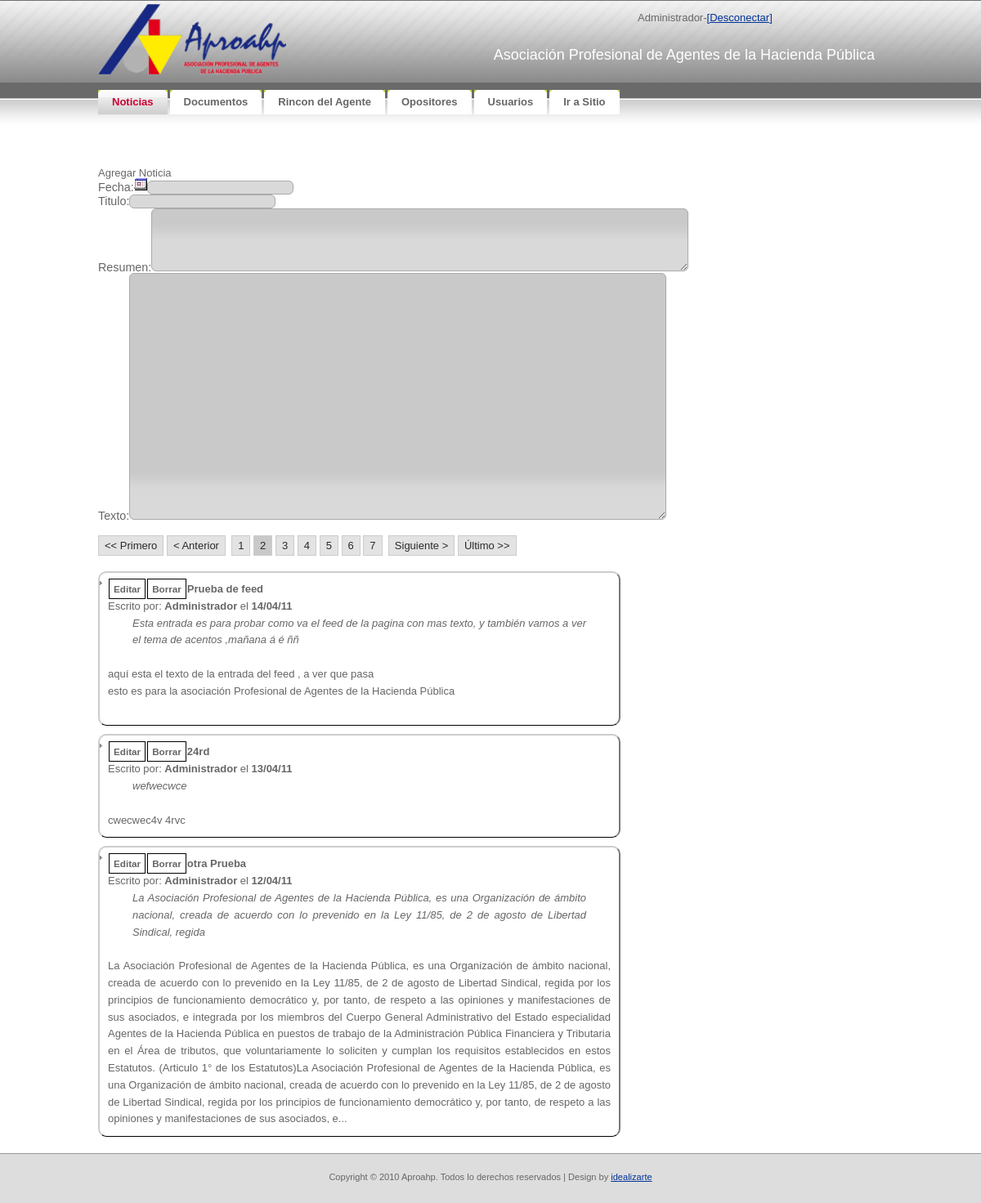
Before: /admin/index.php?pagenum=2 (signed in) with the older database file.
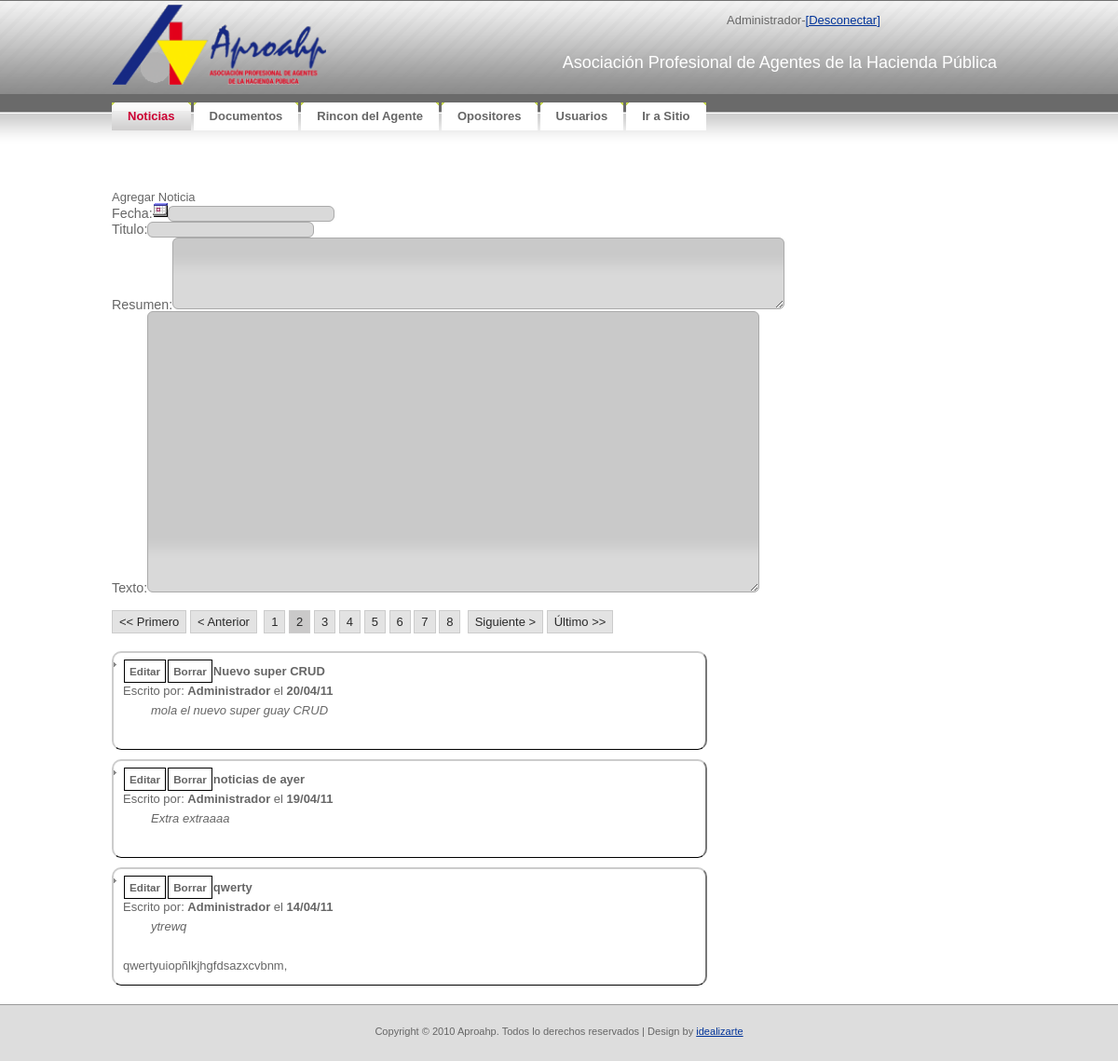
After: the same page with the newer database file.
### tables this page shows
CREATE TABLE IF NOT EXISTS `tbl_noticias` (
  `NOT_ID` bigint(20) NOT NULL AUTO_INCREMENT,
  `NOT_FECHA` timestamp NOT NULL DEFAULT CURRENT_TIMESTAMP,
  `NOT_Autor` bigint(20) NOT NULL,
  `NOT_Titulo` varchar(50) NOT NULL,
  `NOT_resumen` varchar(500) NOT NULL,
  `NOT_texto` text NOT NULL,
  PRIMARY KEY (`NOT_ID`)
);

CREATE TABLE IF NOT EXISTS `tbl_users` (
  `USR_ID` bigint(20) NOT NULL AUTO_INCREMENT,
  `USR_username` varchar(32) NOT NULL,
  `USR_password` varchar(32) NOT NULL,
  `USR_Displayname` varchar(32) NOT NULL,
  `USR_email` varchar(100) NOT NULL,
  `USR_Activo` tinyint(1) NOT NULL,
  PRIMARY KEY (`USR_ID`)
);

### admin/index.php (the view, shortened to what this page needs)
<!DOCTYPE html PUBLIC "-//W3C//DTD XHTML 1.0 Strict//EN"
  "http://www.w3.org/TR/xhtml1/DTD/xhtml1-strict.dtd">
<html xmlns="http://www.w3.org/1999/xhtml" xml:lang="en" lang="en">
<head>
    <link rel="stylesheet" href="../css/reset.css" type="text/css" media="screen" charset="utf-8">
    <link rel="stylesheet" href="../css/aproahp.css" type="text/css" media="screen" charset="utf-8">
	<link rel="stylesheet" href="css/jquery-ui.css" type="text/css" media="screen" charset="utf-8">
	<link rel="stylesheet" href="css/style.css" type="text/css" media="screen" charset="utf-8">
</head>
<body>
<div id="container">
<?php require("header.php")?>
<?php
	require_once("../lib/siteconfig.php");
?>
<div id='noticias'>
	<h2>Noticias</h2><br>
		<div id="addnoticia" >Agregar Noticia</div>
		<div id='noticiasform'>
			<form id='frm_noticia' method='post'>
				<label for="inp_fecha">Fecha:<img src="images/b_calendar.png" alt="Calendario" width="16" height="16" /></label><input type='text' name='inp_fecha' id='inp_fecha' class='text ui-widget-content ui-corner-all'><br/>
				<label for="inp_titulo">Titulo:</label><input type='text' name='inp_titulo' id='inp_titulo' class='text ui-widget-content ui-corner-all'><br/>
				<label for="inp_resumen">Resumen:</label><textarea cols="80" rows="5" name='inp_resumen' id='inp_resumen' class='text ui-widget-content ui-corner-all'></textarea><br/>
				<label for="inp_texto">Texto:</label><textarea cols="80" rows="20" name='inp_texto' id='inp_texto' class='text ui-widget-content ui-corner-all'></textarea><br/>
			</form>
		</div>
<?php
		echo "<div id='noticiaslist'><ul>";
		if(isset($_GET['pagenum'])){
			$pagenum = $_GET['pagenum'];
		}else{
			$pagenum = 1;
		}
		$not_result = mysql_query("SELECT * FROM tbl_noticias,tbl_users WHERE NOT_Autor=USR_ID ORDER BY `NOT_FECHA` DESC") or die(mysql_error());
		$rows = mysql_num_rows($not_result);
		$page_rows = 3;
		paginationlinks($rows,$pagenum,$page_rows);
		$limites = 'limit ' .($pagenum - 1) * $page_rows .',' .$page_rows;
		$not_result=mysql_query("SELECT * FROM tbl_noticias,tbl_users WHERE NOT_Autor=USR_ID ORDER BY NOT_FECHA DESC $limites;");
		for ($x = 0, $numrows = mysql_num_rows($not_result); $x < $numrows; $x++) {
			$row = mysql_fetch_assoc($not_result);
			$datetime = date("d/m/y", strtotime($row["NOT_FECHA"]));
			echo "<li class=noticia><div class=edit rel='".$row["NOT_ID"]."'>Editar</div><div class=borrar rel='".$row["NOT_ID"]."'>Borrar</div><span class=highlight>".$row["NOT_Titulo"]."</span><br>Escrito por: <span class=highlight>".$row["USR_Displayname"]."</span> el <span class=highlight>".$datetime."</span><br><div class=resumen>".nl2br($row["NOT_resumen"])."</div><br>".nl2br(neat_trim($row["NOT_texto"],1000))."</li>";
	    }
		echo "</ul></div>";
?>
</div>
</div>
</body>
</html>

### admin/header.php
<?php
$parts = Explode('/', $_SERVER["PHP_SELF"]);
$paginaactual= $parts[count($parts) - 1];
$menu = array (array ( "Name" => "Noticias","Link" => "index.php"),
			   array ( "Name" => "Documentos","Link" => "documentos.php"),
			   array ( "Name" => "Rincon del Agente","Link" => "rincondelagente.php"),
			   array ( "Name" => "Opositores","Link" => "opositores.php"),
			   array ( "Name" => "Usuarios","Link" => "usuarios.php"),
			   array ( "Name" => "Ir a Sitio","Link" => "../index.php")              );
?>
<div id="header">
	<div id="logo"><img src="../images/logo.gif" width="230" height="86" alt="Logo">
	</div>
	<div id="search">
		<?php echo $_SESSION['DisplayName'] ?>-<a href="login.php?status=loggedout">[Desconectar]</a>
	</div>
	<div id="letras"><h2>Asociación Profesional de Agentes de la Hacienda Pública</h2></div>
</div>
<div id="menu">
	<ul>
<?php
foreach($menu as $item){
		if(strcmp($paginaactual, $item['Link'])==0)
			echo('<li class="active">');
		else
			echo('<li>');
		echo('<a href="'.$item['Link'].'"><b>'.$item['Name'].'</b></a></li>');
}?>
	</ul>
</div>

### lib/siteconfig.php (shortened to what this page needs)
<?php
	function neat_trim($str, $n, $delim='...') {
	   $len = strlen($str);
	   if ($len > $n) {
	       preg_match('/(.{' . $n . '}.*?)\b/', $str, $matches);
	       return rtrim($matches[1]) . $delim;
	   }
	   else {
	       return $str;
	   }
	}
	function paginationlinks($rows,$pagenum,$page_rows){
		$last = ceil($rows/$page_rows);
		$linkbase = $_SERVER['PHP_SELF'];
		$_pagi_query_string = "?";
		$linkbase .= $_pagi_query_string;
		if($last > 1){
			echo "<div id=pagination>";
			if ($pagenum == 1) {}
			else
			{
				echo " <a href='".$linkbase."pagenum=1'> << Primero</a> ";
				$previous = $pagenum-1;
				echo " <a href='".$linkbase."pagenum=$previous'> < Anterior</a> ";
			}
			for($x=1;$x<=$last;$x++){
				if($x==$pagenum){
					echo "&nbsp;<strong>$x</strong>";
				}else{
					echo "&nbsp;<a href='".$linkbase."pagenum=$x'>$x</a>";
				}
			}
			if ($pagenum == $last) {}
			else
			{
				$next = $pagenum+1;
				echo " <a href='".$linkbase."pagenum=$next'>Siguiente ></a> ";
				echo " <a href='".$linkbase."pagenum=$last'>Último >></a> ";
			}
			echo "</div>";
		}
	}
?>

Changed rows visible on the page:
no longer on this page (row unchanged): tbl_noticias: NOT_Titulo "Prueba de feed", tbl_users.USR_Displayname "Administrador", NOT_FECHA "14/04/11", NOT_resumen "Esta entrada es para probar como va el feed de la pagina con mas texto, y también vamos a ver el tema de acentos ,mañana á é ññ", NOT_texto "aquí esta el texto de la entrada del feed , a ver que pasa esto es para la asociación Profesional de Agentes de la Hacienda Pública"
no longer on this page (row unchanged): tbl_noticias: NOT_Titulo "24rd", tbl_users.USR_Displayname "Administrador", NOT_FECHA "13/04/11", NOT_resumen "wefwecwce", NOT_texto "cwecwec4v 4rvc"
no longer on this page (row edited): tbl_noticias: NOT_Titulo "otra Prueba", tbl_users.USR_Displayname "Administrador", NOT_FECHA "12/04/11", NOT_resumen "La Asociación Profesional de Agentes de la Hacienda Pública, es una Organización de ámbito nacional, creada de acuerdo con lo prevenido en la Ley 11/85, de 2 de agosto de Libertad Sindical, regida", NOT_texto "La Asociación Profesional de Agentes de la Hacienda Pública, es una Organización de ámbito nacional, creada de acuerdo con lo prevenido en la Ley 11/85, de 2 de agosto de Libertad Sindical, regida por los principios de funcionamiento democrático y, por tanto, de respeto a las opiniones y manifestaciones de sus asociados, e integrada por los miembros del Cuerpo General Administrativo del Estado especialidad Agentes de la Hacienda Pública en puestos de trabajo de la Administración Pública Financiera y Tributaria en el Área de tributos, que voluntariamente lo soliciten y cumplan los requisitos establecidos en estos Estatutos. (Articulo 1° de los Estatutos)La Asociación Profesional de Agentes…"
added tbl_noticias: NOT_Titulo "Nuevo super CRUD", tbl_users.USR_Displayname "Administrador", NOT_FECHA "20/04/11", NOT_resumen "mola el nuevo super guay CRUD"
added tbl_noticias: NOT_Titulo "noticias de ayer", tbl_users.USR_Displayname "Administrador", NOT_FECHA "19/04/11", NOT_resumen "Extra extraaaa"
now on this page (row unchanged): tbl_noticias: NOT_Titulo "qwerty", tbl_users.USR_Displayname "Administrador", NOT_FECHA "14/04/11", NOT_resumen "ytrewq", NOT_texto "qwertyuiopñlkjhgfdsazxcvbnm,"
Other visible differences:
new list line: "8"
